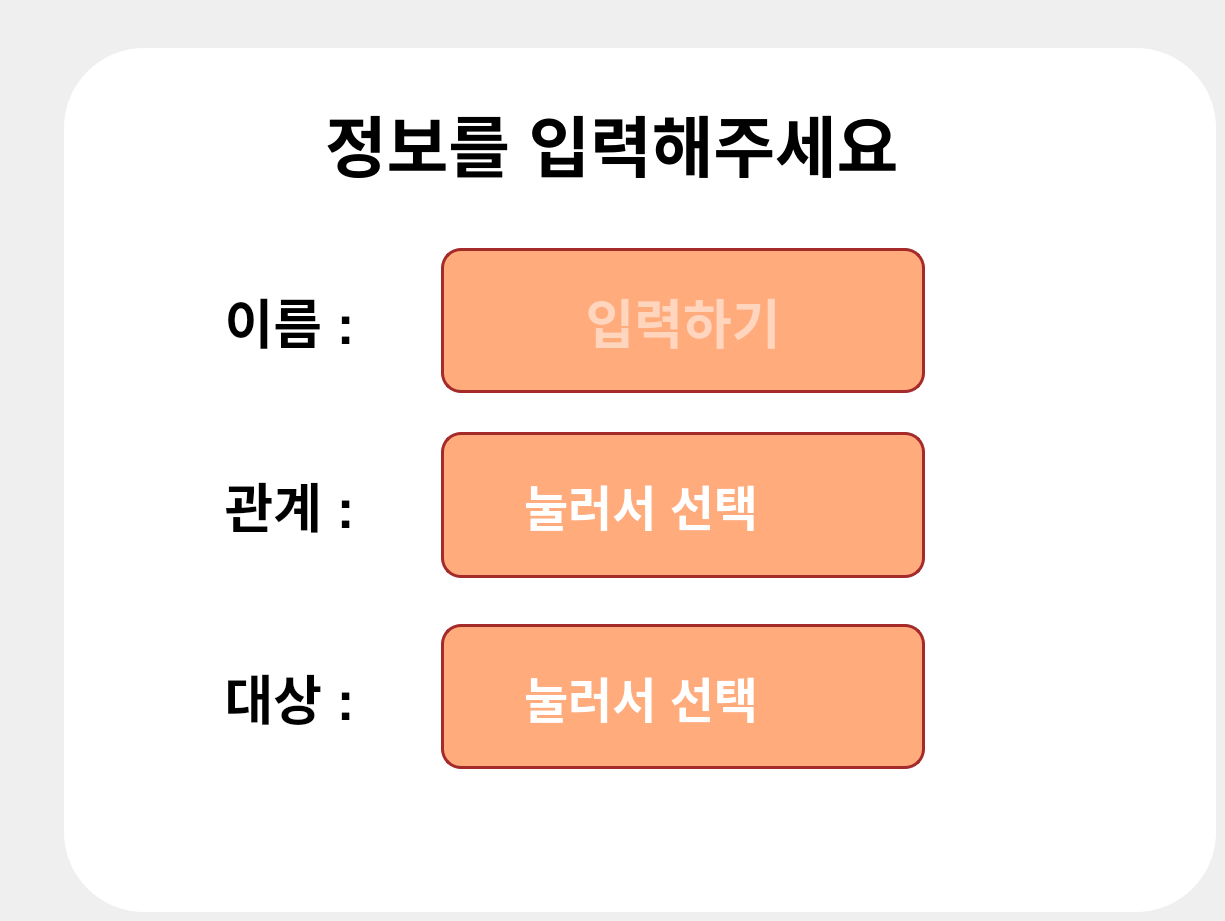
     <widget class="QWidget" name="input_page">
      <widget class="QFrame" name="input_frame">
       <property name="geometry">
        <rect>
         <x>64</x>
         <y>48</y>
         <width>1152</width>
         <height>864</height>
        </rect>
       </property>
       <property name="acceptDrops">
        <bool>false</bool>
       </property>
       <property name="styleSheet">
        <string notr="true">background: #FFFFFF;
border-radius: 80px;</string>
       </property>
       <property name="frameShape">
        <enum>QFrame::StyledPanel</enum>
       </property>
       <property name="frameShadow">
        <enum>QFrame::Raised</enum>
       </property>
       <property name="lineWidth">
        <number>20</number>
       </property>
       <property name="midLineWidth">
        <number>10</number>
       </property>
       <widget class="QLabel" name="input_title">
        <property name="geometry">
         <rect>
          <x>261</x>
          <y>50</y>
          <width>630</width>
          <height>90</height>
         </rect>
        </property>
        <property name="font">
         <font>
          <pointsize>50</pointsize>
          <bold>true</bold>
         </font>
        </property>
        <property name="text">
         <string>정보를 입력해주세요</string>
        </property>
       </widget>
       <widget class="QWidget" name="verticalLayoutWidget_3">
        <property name="geometry">
         <rect>
          <x>80</x>
          <y>200</y>
          <width>781</width>
          <height>521</height>
         </rect>
        </property>
        <layout class="QVBoxLayout" name="input_vLayout">
         <item>
          <layout class="QHBoxLayout" name="input_hLayout1">
           <item>
            <widget class="QLabel" name="input_label1">
             <property name="sizePolicy">
              <sizepolicy hsizetype="Preferred" vsizetype="Preferred">
               <horstretch>3</horstretch>
               <verstretch>1</verstretch>
              </sizepolicy>
             </property>
             <property name="font">
              <font>
               <pointsize>40</pointsize>
               <bold>true</bold>
              </font>
             </property>
             <property name="text">
              <string>이름 :</string>
             </property>
             <property name="alignment">
              <set>Qt::AlignCenter</set>
             </property>
            </widget>
           </item>
           <item>
            <widget class="QLineEdit" name="input_name_edit">
             <property name="sizePolicy">
              <sizepolicy hsizetype="Preferred" vsizetype="Preferred">
               <horstretch>5</horstretch>
               <verstretch>2</verstretch>
              </sizepolicy>
             </property>
             <property name="font">
              <font>
               <pointsize>40</pointsize>
               <bold>true</bold>
              </font>
             </property>
             <property name="focusPolicy">
              <enum>Qt::ClickFocus</enum>
             </property>
             <property name="styleSheet">
              <string notr="true">background:#FFAB7C;color:#FFFFFF;
border-radius: 20px;
border: 3px solid brown;</string>
             </property>
             <property name="text">
              <string/>
             </property>
             <property name="alignment">
              <set>Qt::AlignCenter</set>
             </property>
             <property name="placeholderText">
              <string>입력하기</string>
             </property>
             <property name="clearButtonEnabled">
              <bool>false</bool>
             </property>
            </widget>
           </item>
          </layout>
         </item>
         <item>
          <spacer name="verticalSpacer">
           <property name="orientation">
            <enum>Qt::Vertical</enum>
           </property>
           <property name="sizeType">
            <enum>QSizePolicy::Preferred</enum>
           </property>
           <property name="sizeHint" stdset="0">
            <size>
             <width>20</width>
             <height>33</height>
            </size>
           </property>
          </spacer>
         </item>
         <item>
          <layout class="QHBoxLayout" name="input_hLayout2">
           <item>
            <widget class="QLabel" name="input_label2">
             <property name="sizePolicy">
              <sizepolicy hsizetype="Preferred" vsizetype="Preferred">
               <horstretch>3</horstretch>
               <verstretch>1</verstretch>
              </sizepolicy>
             </property>
             <property name="font">
              <font>
               <pointsize>40</pointsize>
               <bold>true</bold>
              </font>
             </property>
             <property name="text">
              <string>관계 :</string>
             </property>
             <property name="alignment">
              <set>Qt::AlignCenter</set>
             </property>
            </widget>
           </item>
           <item>
            <widget class="QComboBox" name="input_relation_combo">
             <property name="sizePolicy">
              <sizepolicy hsizetype="Preferred" vsizetype="Preferred">
               <horstretch>5</horstretch>
               <verstretch>2</verstretch>
              </sizepolicy>
             </property>
             <property name="font">
              <font>
               <pointsize>36</pointsize>
               <bold>true</bold>
              </font>
             </property>
             <property name="styleSheet">
              <string notr="true">QComboBox{background:#FFAB7C;border-radius:20px;color:#FFFFFF;border:3px solid brown;padding-left:80px;}
QComboBox::drop-down{right:50px; border:0px;}
QComboBox::down-arrow{image:url(QT_Resources/Pics/down_arrow.png); width:50px; height:50px;}</string>
             </property>
             <property name="currentText">
              <string>눌러서 선택</string>
             </property>
             <property name="iconSize">
              <size>
               <width>16</width>
               <height>16</height>
              </size>
             </property>
             <property name="frame">
              <bool>true</bool>
             </property>
             <item>
              <property name="text">
               <string>눌러서 선택</string>
              </property>
             </item>
             <item>
              <property name="text">
               <string>가족</string>
              </property>
             </item>
             <item>
              <property name="text">
               <string>친인척</string>
              </property>
             </item>
             <item>
              <property name="text">
               <string>친구</string>
              </property>
             </item>
             <item>
              <property name="text">
               <string>동료</string>
              </property>
             </item>
             <item>
              <property name="text">
               <string>지인</string>
              </property>
             </item>
            </widget>
           </item>
          </layout>
         </item>
         <item>
          <spacer name="verticalSpacer_2">
           <property name="orientation">
            <enum>Qt::Vertical</enum>
           </property>
           <property name="sizeType">
            <enum>QSizePolicy::Preferred</enum>
           </property>
           <property name="sizeHint" stdset="0">
            <size>
             <width>20</width>
             <height>40</height>
            </size>
           </property>
          </spacer>
         </item>
         <item>
          <layout class="QHBoxLayout" name="input_hLayout3">
           <item>
            <widget class="QLabel" name="input_label3">
             <property name="sizePolicy">
              <sizepolicy hsizetype="Preferred" vsizetype="Preferred">
               <horstretch>3</horstretch>
               <verstretch>1</verstretch>
              </sizepolicy>
             </property>
             <property name="font">
              <font>
               <pointsize>40</pointsize>
               <bold>true</bold>
              </font>
             </property>
             <property name="text">
              <string>대상 :</string>
             </property>
             <property name="alignment">
              <set>Qt::AlignCenter</set>
             </property>
            </widget>
           </item>
           <item>
            <widget class="QComboBox" name="input_receiver_combo">
             <property name="sizePolicy">
              <sizepolicy hsizetype="Preferred" vsizetype="Preferred">
               <horstretch>5</horstretch>
               <verstretch>2</verstretch>
              </sizepolicy>
             </property>
             <property name="font">
              <font>
               <pointsize>36</pointsize>
               <bold>true</bold>
              </font>
             </property>
             <property name="styleSheet">
              <string notr="true">QComboBox{background:#FFAB7C;border-radius:20px;color:#FFFFFF;border:3px solid brown;padding-left:80px;}
QComboBox::drop-down{right:50px; border:0px;}
QComboBox::down-arrow{image:url(QT_Resources/Pics/down_arrow.png); width:50px; height:50px;}</string>
             </property>
             <property name="editable">
              <bool>false</bool>
             </property>
             <property name="iconSize">
              <size>
               <width>16</width>
               <height>16</height>
              </size>
             </property>
             <property name="frame">
              <bool>true</bool>
             </property>
             <item>
              <property name="text">
               <string>눌러서 선택</string>
              </property>
             </item>
             <item>
              <property name="text">
               <string>신랑</string>
              </property>
             </item>
             <item>
              <property name="text">
               <string>신부</string>
              </property>
             </item>
            </widget>
           </item>
          </layout>
         </item>
        </layout>
       </widget>
       <widget class="QPushButton" name="input_home_button">
        <property name="geometry">
         <rect>
          <x>950</x>
          <y>410</y>
          <width>116</width>
          <height>100</height>
         </rect>
        </property>
        <property name="text">
         <string/>
        </property>
       </widget>
       <widget class="QPushButton" name="input_next_button">
        <property name="geometry">
         <rect>
          <x>954</x>
          <y>600</y>
          <width>108</width>
          <height>108</height>
         </rect>
        </property>
        <property name="text">
         <string/>
        </property>
       </widget>
      </widget>
     </widget>
